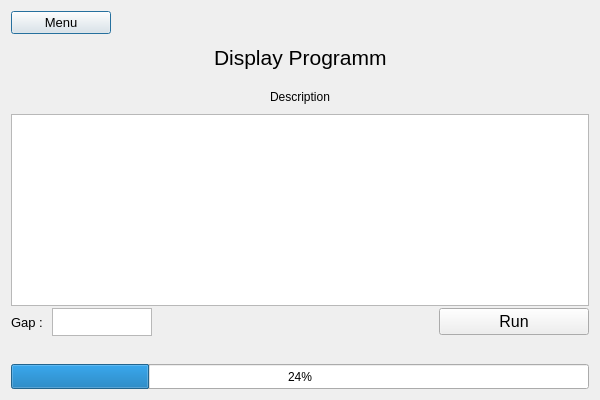
<?xml version="1.0" encoding="UTF-8"?>
<ui version="4.0">
 <class>Dialog</class>
 <widget class="QDialog" name="Dialog">
  <property name="geometry">
   <rect>
    <x>0</x>
    <y>0</y>
    <width>600</width>
    <height>400</height>
   </rect>
  </property>
  <property name="minimumSize">
   <size>
    <width>600</width>
    <height>400</height>
   </size>
  </property>
  <property name="maximumSize">
   <size>
    <width>600</width>
    <height>400</height>
   </size>
  </property>
  <property name="windowTitle">
   <string>SEMGrids winder programs - Prepare running</string>
  </property>
  <layout class="QGridLayout" name="gridLayout">
   <item row="6" column="0">
    <spacer name="verticalSpacer_2">
     <property name="orientation">
      <enum>Qt::Vertical</enum>
     </property>
     <property name="sizeType">
      <enum>QSizePolicy::Preferred</enum>
     </property>
     <property name="sizeHint" stdset="0">
      <size>
       <width>20</width>
       <height>10</height>
      </size>
     </property>
    </spacer>
   </item>
   <item row="0" column="0">
    <spacer name="verticalSpacer">
     <property name="orientation">
      <enum>Qt::Vertical</enum>
     </property>
     <property name="sizeType">
      <enum>QSizePolicy::Maximum</enum>
     </property>
     <property name="sizeHint" stdset="0">
      <size>
       <width>20</width>
       <height>25</height>
      </size>
     </property>
    </spacer>
   </item>
   <item row="10" column="0">
    <layout class="QHBoxLayout" name="horizontalLayout_7">
     <item>
      <widget class="QProgressBar" name="SemGridProgressBar">
       <property name="minimumSize">
        <size>
         <width>0</width>
         <height>25</height>
        </size>
       </property>
       <property name="maximumSize">
        <size>
         <width>16777215</width>
         <height>16777215</height>
        </size>
       </property>
       <property name="value">
        <number>24</number>
       </property>
      </widget>
     </item>
    </layout>
   </item>
   <item row="2" column="0">
    <layout class="QHBoxLayout" name="horizontalLayout_4">
     <item>
      <widget class="QPushButton" name="menuButton">
       <property name="minimumSize">
        <size>
         <width>100</width>
         <height>0</height>
        </size>
       </property>
       <property name="maximumSize">
        <size>
         <width>120</width>
         <height>16777215</height>
        </size>
       </property>
       <property name="font">
        <font>
         <pointsize>10</pointsize>
        </font>
       </property>
       <property name="text">
        <string>Menu</string>
       </property>
      </widget>
     </item>
     <item>
      <spacer name="horizontalSpacer_9">
       <property name="orientation">
        <enum>Qt::Horizontal</enum>
       </property>
       <property name="sizeHint" stdset="0">
        <size>
         <width>40</width>
         <height>20</height>
        </size>
       </property>
      </spacer>
     </item>
    </layout>
   </item>
   <item row="4" column="0">
    <layout class="QHBoxLayout" name="horizontalLayout">
     <item>
      <spacer name="horizontalSpacer_7">
       <property name="orientation">
        <enum>Qt::Horizontal</enum>
       </property>
       <property name="sizeHint" stdset="0">
        <size>
         <width>40</width>
         <height>20</height>
        </size>
       </property>
      </spacer>
     </item>
     <item>
      <widget class="QLabel" name="labelDisplayProgrammName">
       <property name="font">
        <font>
         <pointsize>16</pointsize>
        </font>
       </property>
       <property name="text">
        <string>Display Programm</string>
       </property>
      </widget>
     </item>
     <item>
      <spacer name="horizontalSpacer_8">
       <property name="orientation">
        <enum>Qt::Horizontal</enum>
       </property>
       <property name="sizeHint" stdset="0">
        <size>
         <width>40</width>
         <height>20</height>
        </size>
       </property>
      </spacer>
     </item>
    </layout>
   </item>
   <item row="5" column="0">
    <spacer name="verticalSpacer_3">
     <property name="orientation">
      <enum>Qt::Vertical</enum>
     </property>
     <property name="sizeHint" stdset="0">
      <size>
       <width>20</width>
       <height>40</height>
      </size>
     </property>
    </spacer>
   </item>
   <item row="8" column="0">
    <layout class="QVBoxLayout" name="verticalLayout_2">
     <property name="spacing">
      <number>2</number>
     </property>
     <item>
      <widget class="QLabel" name="labelDesc">
       <property name="minimumSize">
        <size>
         <width>0</width>
         <height>30</height>
        </size>
       </property>
       <property name="maximumSize">
        <size>
         <width>16777215</width>
         <height>16777215</height>
        </size>
       </property>
       <property name="text">
        <string>Description</string>
       </property>
       <property name="alignment">
        <set>Qt::AlignCenter</set>
       </property>
       <property name="wordWrap">
        <bool>true</bool>
       </property>
       <property name="indent">
        <number>-1</number>
       </property>
      </widget>
     </item>
     <item>
      <widget class="QListWidget" name="listPropertiesLoaded">
       <property name="minimumSize">
        <size>
         <width>0</width>
         <height>0</height>
        </size>
       </property>
       <property name="maximumSize">
        <size>
         <width>16777215</width>
         <height>16777215</height>
        </size>
       </property>
      </widget>
     </item>
     <item>
      <layout class="QHBoxLayout" name="horizontalLayout_6">
       <item>
        <widget class="QLabel" name="label">
         <property name="maximumSize">
          <size>
           <width>100</width>
           <height>28</height>
          </size>
         </property>
         <property name="font">
          <font>
           <pointsize>10</pointsize>
          </font>
         </property>
         <property name="text">
          <string>Gap :  </string>
         </property>
        </widget>
       </item>
       <item>
        <widget class="QTextEdit" name="editGap">
         <property name="maximumSize">
          <size>
           <width>100</width>
           <height>28</height>
          </size>
         </property>
         <property name="font">
          <font>
           <pointsize>10</pointsize>
          </font>
         </property>
        </widget>
       </item>
       <item>
        <spacer name="horizontalSpacer_3">
         <property name="orientation">
          <enum>Qt::Horizontal</enum>
         </property>
         <property name="sizeHint" stdset="0">
          <size>
           <width>40</width>
           <height>20</height>
          </size>
         </property>
        </spacer>
       </item>
       <item>
        <widget class="QPushButton" name="runCommonButton">
         <property name="minimumSize">
          <size>
           <width>150</width>
           <height>0</height>
          </size>
         </property>
         <property name="maximumSize">
          <size>
           <width>150</width>
           <height>16777215</height>
          </size>
         </property>
         <property name="font">
          <font>
           <pointsize>12</pointsize>
          </font>
         </property>
         <property name="contextMenuPolicy">
          <enum>Qt::ActionsContextMenu</enum>
         </property>
         <property name="layoutDirection">
          <enum>Qt::LeftToRight</enum>
         </property>
         <property name="text">
          <string>Run</string>
         </property>
         <property name="autoDefault">
          <bool>true</bool>
         </property>
         <property name="default">
          <bool>false</bool>
         </property>
         <property name="flat">
          <bool>false</bool>
         </property>
        </widget>
       </item>
      </layout>
     </item>
     <item>
      <layout class="QHBoxLayout" name="horizontalLayout_2">
       <item>
        <spacer name="horizontalSpacer_4">
         <property name="orientation">
          <enum>Qt::Horizontal</enum>
         </property>
         <property name="sizeType">
          <enum>QSizePolicy::Preferred</enum>
         </property>
         <property name="sizeHint" stdset="0">
          <size>
           <width>70</width>
           <height>20</height>
          </size>
         </property>
        </spacer>
       </item>
       <item>
        <widget class="QLabel" name="LabelErrorGap">
         <property name="minimumSize">
          <size>
           <width>100</width>
           <height>0</height>
          </size>
         </property>
         <property name="maximumSize">
          <size>
           <width>16777215</width>
           <height>10</height>
          </size>
         </property>
         <property name="sizeIncrement">
          <size>
           <width>-1</width>
           <height>0</height>
          </size>
         </property>
         <property name="font">
          <font>
           <pointsize>8</pointsize>
          </font>
         </property>
         <property name="text">
          <string/>
         </property>
         <property name="alignment">
          <set>Qt::AlignCenter</set>
         </property>
        </widget>
       </item>
       <item>
        <spacer name="horizontalSpacer">
         <property name="orientation">
          <enum>Qt::Horizontal</enum>
         </property>
         <property name="sizeType">
          <enum>QSizePolicy::Preferred</enum>
         </property>
         <property name="sizeHint" stdset="0">
          <size>
           <width>460</width>
           <height>20</height>
          </size>
         </property>
        </spacer>
       </item>
      </layout>
     </item>
    </layout>
   </item>
   <item row="3" column="0">
    <spacer name="verticalSpacer_4">
     <property name="orientation">
      <enum>Qt::Vertical</enum>
     </property>
     <property name="sizeHint" stdset="0">
      <size>
       <width>20</width>
       <height>40</height>
      </size>
     </property>
    </spacer>
   </item>
  </layout>
 </widget>
 <resources/>
 <connections/>
</ui>
